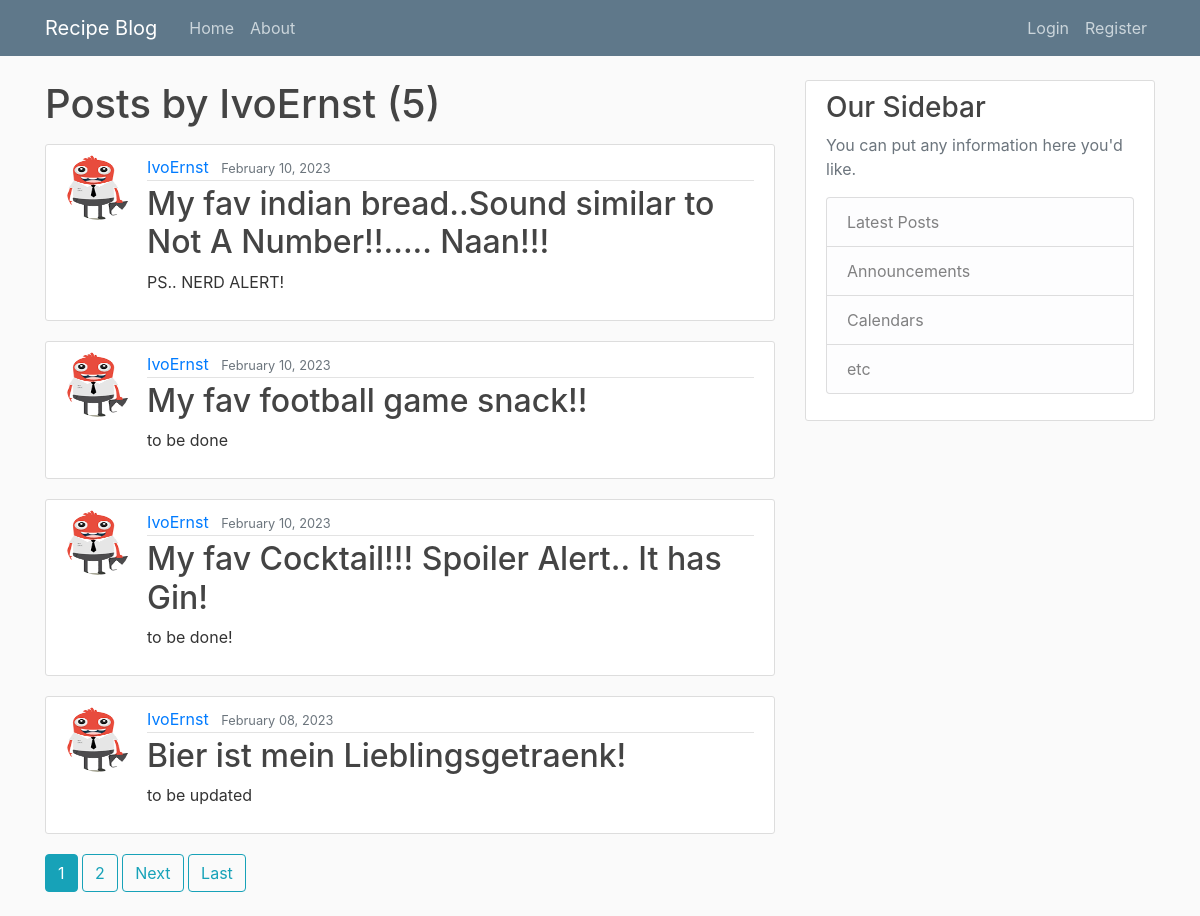
The page /user/IvoErnst/ on the database its author committed.
### blog/models.py (models this page shows, shortened)
class Post(models.Model):
    title = models.CharField(max_length=200)
    created_on = models.DateTimeField(default=timezone.now)
    content = models.TextField()
    author = models.ForeignKey(User, on_delete=models.CASCADE)

### users/models.py (models this page shows, shortened)
class Profile(models.Model):
    user = models.OneToOneField(User, on_delete=models.CASCADE)
    image = models.ImageField(default='default.jpg', upload_to='profile_pics')

### blog/views.py (the view)
# urls.py: path('user/<str:username>/', UserPostListView.as_view(), name='user-posts'),
class UserPostListView(ListView):
    model = Post
    template_name = 'blog/user_posts.html'
    context_object_name = 'posts'
    paginate_by = 4
    def get_queryset(self):
        user = get_object_or_404(User, username=self.kwargs.get('username'))
        return Post.objects.filter(author=user).order_by('-created_on')

### blog/templates/blog/user_posts.html (shortened to what this page needs)
{% extends "blog/base.html" %}
{% block content %}
    <h1 class = "mb-3" >Posts by {{ view.kwargs.username }} ({{page_obj.paginator.count }}) </h1>
    {% for post in posts %}
        <article class="media content-section">
          <img class = "rounded-circle article-img" src = "{{post.author.profile.image.url}}">
          <div class="media-body">
            <div class="article-metadata">
              <a class="mr-2" href="{% url 'user-posts' post.author.username %}">{{ post.author }}</a>
              <small class="text-muted">{{ post.created_on|date:"F d, Y" }}</small>
            </div>
            <h2><a class="article-title" href="{% url 'post-detail' post.id %}">{{ post.title }}</a></h2>
            <p class="article-content">{{ post.content }}</p>
          </div>
        </article>
    {% endfor %}
    {% if is_paginated %}
        {% for num in page_obj.paginator.page_range %}
            {% if page_obj.number == num %}
                <a class="btn btn-info mb-4" href="?page={{ num }}">{{ num }}</a>
            {% elif num > page_obj.number|add:'-3' and num < page_obj.number|add:'3' %}
                <a class="btn btn-outline-info mb-4" href="?page={{ num }}">{{ num }}</a>
            {% endif %}
        {% endfor%}
        {% if page_obj.has_next %}
            <a class="btn btn-outline-info mb-4" href="?page={{page_obj.next_page_number}}">Next</a>
            <a class="btn btn-outline-info mb-4" href="?page={{page_obj.paginator.num_pages}}">Last</a>
        {% endif %}
    {% endif %}
{% endblock content%}

### blog/static/blog/main.css (style rules this page uses)
body { background: #fafafa; color: #333333; margin-top: 5rem; }
h1, h2, h3, h4, h5, h6 { color: #444444; }
.content-section { background: #ffffff; padding: 10px 20px; border: 1px solid #dddddd; border-radius: 3px; margin-bottom: 20px; }
.article-title { color: #444444; }
.article-content { white-space: pre-line; }
.article-img { height: 65px; width: 65px; margin-right: 16px; }
.article-metadata { padding-bottom: 1px; margin-bottom: 4px; border-bottom: 1px solid #e3e3e3 }

### rows shown on the page
Post: author.profile.image (placeholder picture), author "IvoErnst", created_on "February 10, 2023", title "My fav indian bread..Sound similar to Not A Number!!..... Naan!!!", content "PS.. NERD ALERT!"
Post: author.profile.image (placeholder picture), author "IvoErnst", created_on "February 10, 2023", title "My fav football game snack!!", content "to be done"
Post: author.profile.image (placeholder picture), author "IvoErnst", created_on "February 10, 2023", title "My fav Cocktail!!! Spoiler Alert.. It has Gin!", content "to be done!"
Post: author.profile.image (placeholder picture), author "IvoErnst", created_on "February 08, 2023", title "Bier ist mein Lieblingsgetraenk!", content "to be updated"

### other values the page prints
{{ view.kwargs.username }} "IvoErnst"
{{ page_obj.paginator.count }} "5"
{{ num }} "1"
{{ num }} "2"
